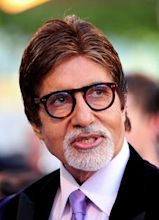
#> input picture aurora-main files/ab.jpg, 159 x 220 px, found by its file name
$ python 'resize image.py'
#> lines starting #> are read from the running program, lines starting #| are printed output that depends on the picture
import cv2

import matplotlib.pyplot as plt

image=cv2.imread("ab.jpg")
#> image is the input picture: shape (220, 159, 3); mean B, G, R 100.7, 108.8, 129.6

plt.title('original image')
plt.imshow(image)
plt.show()
resize=cv2.resize(image,(400,400))
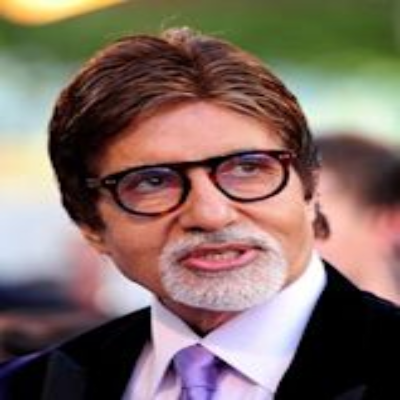
#> resize: shape (400, 400, 3); mean B, G, R 100.6, 108.7, 129.5

plt.imshow(resize)
plt.show()

$ run again, with aurora-main files/1.jpg copied over aurora-main files/ab.jpg
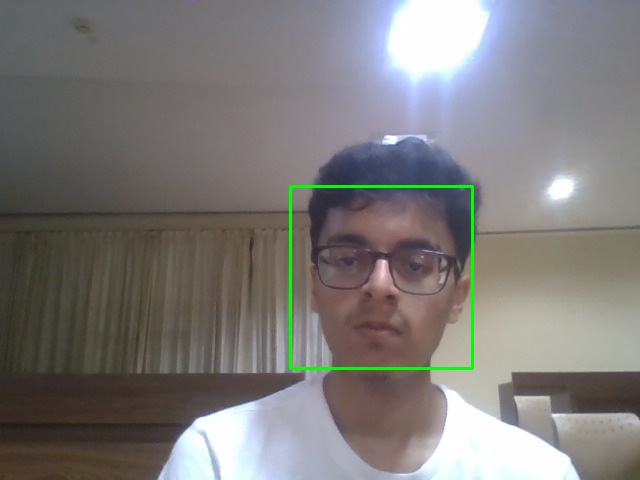
#> input picture aurora-main files/1.jpg, 640 x 480 px, found by its file name
#> image is the input picture: shape (480, 640, 3); mean B, G, R 120.7, 122.4, 124.9
#> `resize=cv2.resize(image,(400,400))`:
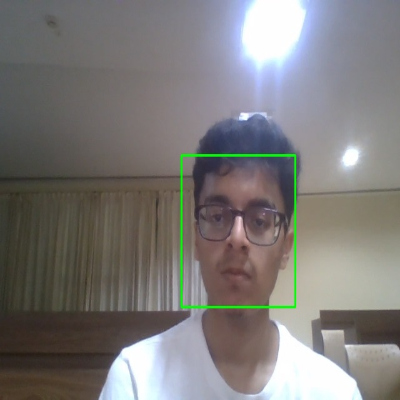
#> resize: shape (400, 400, 3); mean B, G, R 120.7, 122.3, 124.8

$ run again, with aurora-main files/2.jpg copied over aurora-main files/ab.jpg
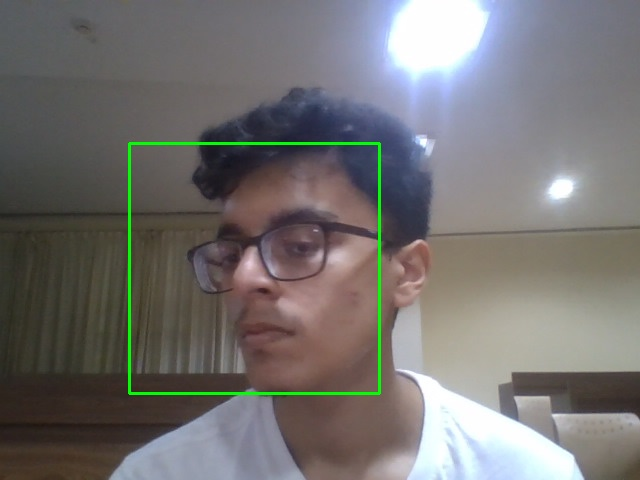
#> input picture aurora-main files/2.jpg, 640 x 480 px, found by its file name
#> image is the input picture: shape (480, 640, 3); mean B, G, R 112.5, 114, 116.2
#> `resize=cv2.resize(image,(400,400))`:
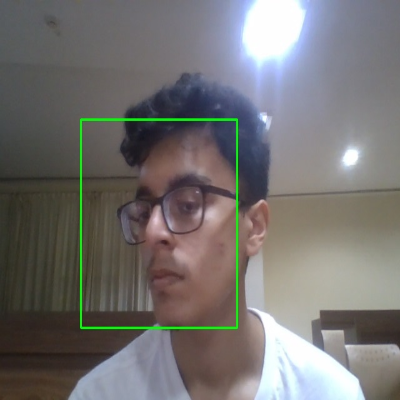
#> resize: shape (400, 400, 3); mean B, G, R 112.4, 113.9, 116.2

$ run again, with aurora-main files/3.jpg copied over aurora-main files/ab.jpg
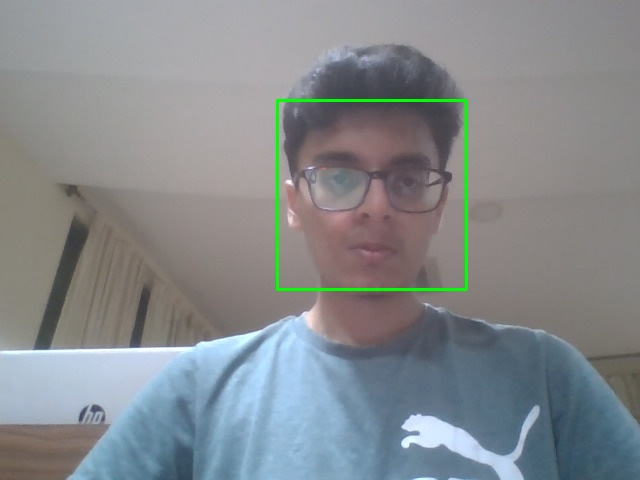
#> input picture aurora-main files/3.jpg, 640 x 480 px, found by its file name
#> image is the input picture: shape (480, 640, 3); mean B, G, R 141.2, 137.9, 133.4
#> `resize=cv2.resize(image,(400,400))`:
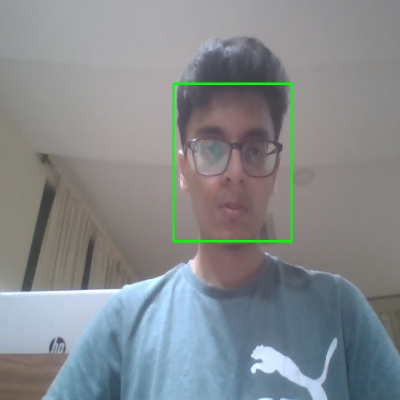
#> resize: shape (400, 400, 3); mean B, G, R 141.1, 137.9, 133.3
